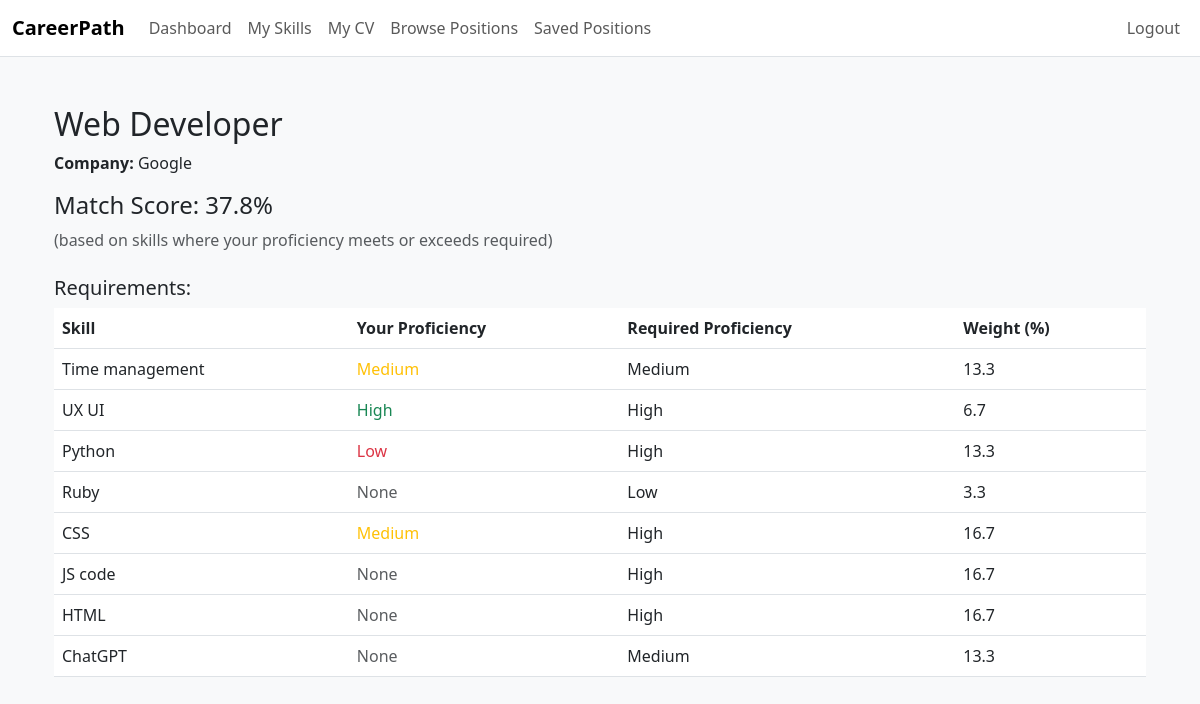
The page /accounts/positions/2/ (signed in) on the database its author committed.
### positions/models.py (models this page shows, shortened)
class Position(models.Model):
    STATUS_CHOICES = [
        ('draft',     'Draft'),
        ('posted',    'Posted'),
        ('retracted', 'Retracted'),
        ('deleted',   'Deleted'),
    ]
    title       = models.CharField(max_length=200)
    company     = models.CharField(max_length=200)
    description = models.TextField(blank=True)
    tags        = models.ManyToManyField(Tag, blank=True)
    status      = models.CharField(
                     max_length=10,
                     choices=STATUS_CHOICES,
                     default='draft'
                  )
    created_at  = models.DateTimeField(auto_now_add=True)
    updated_at  = models.DateTimeField(auto_now=True)

class PositionSkillRequirement(models.Model):
    PROFICIENCY_CHOICES = [
        ('low',    'Low'),
        ('medium', 'Medium'),
        ('high',   'High'),
    ]
    position   = models.ForeignKey(
                   Position,
                   on_delete=models.CASCADE,
                   related_name='requirements'
                 )
    skill      = models.ForeignKey(Skill, on_delete=models.PROTECT)
    level_pct  = models.PositiveIntegerField(
                   default=50,
                   help_text="Required proficiency % (0–100)"
                 )
    importance = models.PositiveSmallIntegerField(
                   default=1,
                   help_text="Relative importance (1–5)"
                 )
    class Meta:
        unique_together = ('position', 'skill')

class Skill(models.Model):
    CATEGORY_CHOICES = [
        ('coding', 'Coding'),
        ('management', 'Management'),
        ('ai', 'AI'),
    ]
    name = models.CharField(max_length=100, unique=True)
    category = models.CharField(
        max_length=20,
        choices=CATEGORY_CHOICES,
        default='coding',
    )

### accounts/views.py (the view)
# urls.py: path('positions/<int:pk>/',    views.student_position_detail, name='student_position_detail'),
@login_required(login_url='accounts:student_login')
def student_position_detail(request, pk):
    pos         = get_object_or_404(Position, pk=pk)
    reqs        = PositionSkillRequirement.objects.filter(position=pos).select_related('skill')
    profile, _  = StudentProfile.objects.get_or_create(user=request.user)
    student_map = { ss.skill_id: ss.proficiency for ss in profile.student_skills.all() }
    total_imp   = sum(r.importance for r in reqs) or 1
    match_score = 0.0
    pct_to_label= {40:'Low',75:'Medium',100:'High'}
    for r in reqs:
        r.required_proficiency = pct_to_label.get(r.level_pct, f"{r.level_pct}%")
        weight = r.importance / total_imp * 100
        r.weight_pct = f"{weight:.1f}"
        sp = student_map.get(r.skill_id)
        if sp:
            num   = {'low':40,'medium':75,'high':100}[sp]
            ratio = num / r.level_pct
            match_score += weight * min(ratio, 1.0)
            r.your_proficiency = pct_to_label.get(num, f"{num}%")
        else:
            r.your_proficiency = 'None'
    return render(request, 'accounts/student_position_detail.html', {
        'position':     pos,
        'requirements': reqs,
        'match_score':  f"{match_score:.1f}",
    })

### accounts/templates/accounts/student_position_detail.html (shortened to what this page needs)
{% extends "accounts/base_student.html" %}
{% block content %}
<div class="container mt-5">
  <h2>{{ position.title }}</h2>
  <p><strong>Company:</strong> {{ position.company }}</p>
  <h4 class="mt-3">Match Score: {{ match_score|floatformat:1 }}%</h4>
  <p class="text-muted">(based on skills where your proficiency meets or exceeds required)</p>
  <h5 class="mt-4">Requirements:</h5>
  <table class="table">
    <thead>
      <tr>
        <th>Skill</th>
        <th>Your Proficiency</th>
        <th>Required Proficiency</th>
        <th>Weight (%)</th>
      </tr>
    </thead>
    <tbody>
      {% for r in requirements %}
      <tr>
        <td>{{ r.skill.name }}</td>
        <td class="{% if r.your_proficiency == 'High' %}text-success
                    {% elif r.your_proficiency == 'Medium' %}text-warning
                    {% elif r.your_proficiency == 'Low' %}text-danger
                    {% else %}text-muted{% endif %}">
          {{ r.your_proficiency|default:"None" }}
        </td>
        <td>{{ r.required_proficiency }}</td>
        <td>{{ r.weight_pct|floatformat:1 }}</td>
      </tr>
      {% endfor %}
    </tbody>
  </table>
</div>
{% endblock %}

### rows shown on the page
Position: title "Web Developer", company "Google"
PositionSkillRequirement: skill.name "Time management", your_proficiency "Medium", required_proficiency "Medium", weight_pct "13.3"
PositionSkillRequirement: skill.name "UX UI", your_proficiency "High", required_proficiency "High", weight_pct "6.7"
PositionSkillRequirement: skill.name "Python", your_proficiency "Low", required_proficiency "High", weight_pct "13.3"
PositionSkillRequirement: skill.name "Ruby", your_proficiency "None", required_proficiency "Low", weight_pct "3.3"
PositionSkillRequirement: skill.name "CSS", your_proficiency "Medium", required_proficiency "High", weight_pct "16.7"
PositionSkillRequirement: skill.name "JS code", your_proficiency "None", required_proficiency "High", weight_pct "16.7"
PositionSkillRequirement: skill.name "HTML", your_proficiency "None", required_proficiency "High", weight_pct "16.7"
PositionSkillRequirement: skill.name "ChatGPT", your_proficiency "None", required_proficiency "Medium", weight_pct "13.3"

### other values the page prints
{{ match_score|floatformat:1 }} "37.8"
